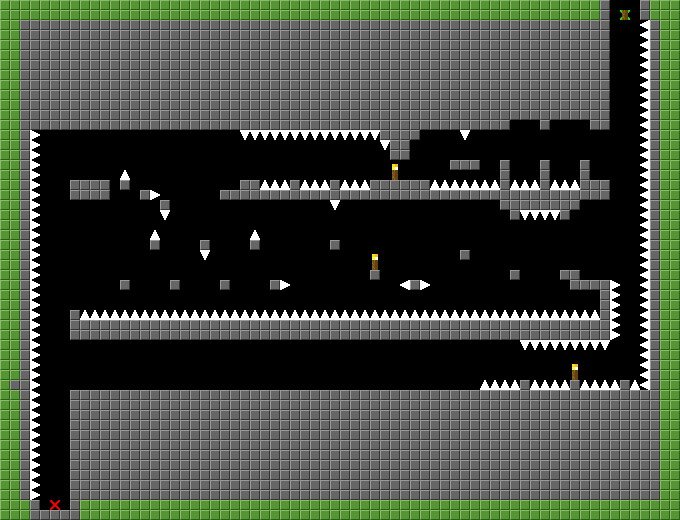

This game map was drawn from its Tiled (.tmx) file and the tilesets committed beside it. A one-line description and the trimmed map source follow:
An orthogonal 68x52 tile map with 10x10 px tiles, 2 tile layers (collision, map), 2 tilesets.

<map version="1.0" orientation="orthogonal" width="68" height="52" tilewidth="10" tileheight="10">
 <tileset firstgid="1" name="10pixTiles" tilewidth="10" tileheight="10">
  <image source="10pixTiles.PNG" width="60" height="20" />
  <tile id="0">
   <properties>
    <property name="Type" value="collision" />
   </properties>
  </tile>
  <tile id="7">
   <properties>
    <property name="Type" value="checkpoint" />
   </properties>
  </tile>
  <tile id="10">
   <properties>
    <property name="Type" value="end" />
   </properties>
  </tile>
  <tile id="11">
   <properties>
    <property name="Type" value="start" />
   </properties>
  </tile>
 </tileset>
 <tileset firstgid="13" name="10pixSpikes" tilewidth="10" tileheight="10">
  <image source="10pixSpikes.png" width="20" height="20" />
  <tile id="0">
   <properties>
    <property name="Type" value="spike" />
   </properties>
  </tile>
  <tile id="1">
   <properties>
    <property name="Type" value="spike" />
   </properties>
  </tile>
  <tile id="2">
   <properties>
    <property name="Type" value="spike" />
   </properties>
  </tile>
  <tile id="3">
   <properties>
    <property name="Type" value="spike" />
   </properties>
  </tile>
 </tileset>
 <layer name="collision" width="68" height="52">
  <data>[3536 cells, 2 non-empty, 2 distinct tile ids]</data>
 </layer>
 <layer name="map" width="68" height="52">
  <data>[3536 cells, 2258 non-empty, 8 distinct tile ids]</data>
 </layer>
</map>